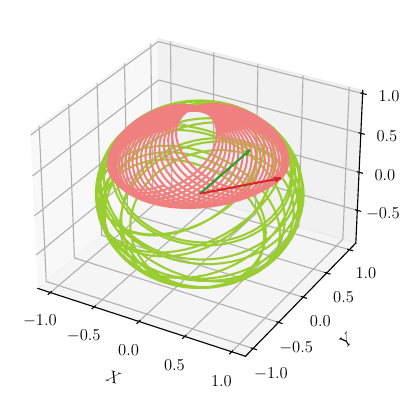

Recreate this plot in Python.
import numpy as np
import matplotlib.pyplot as plt
import numpy as np
import matplotlib.pyplot as plt
from numpy import log10 as lg
from numpy import pi as pi
from scipy.interpolate import interp1d as sp_interp1d
from scipy.interpolate import splrep,splev
from scipy.integrate import odeint
from scipy.integrate import ode
import warnings
import timeit
import scipy.optimize as opt
from matplotlib import cm
from astropy import constants as const
from astropy import units as u
from mpl_toolkits.axes_grid1.inset_locator import zoomed_inset_axes
from mpl_toolkits.axes_grid1.inset_locator import mark_inset


import matplotlib.font_manager as font_manager

plt.rcParams['xtick.labelsize'] = 12
plt.rcParams['ytick.labelsize'] = 12
plt.rcParams['xtick.direction'] = 'in'
plt.rcParams['ytick.direction'] = 'in'
plt.rcParams['xtick.major.size'] = 8
plt.rcParams['ytick.major.size'] = 8
plt.rcParams['xtick.minor.size'] = 4
plt.rcParams['ytick.minor.size'] = 4
plt.rcParams['xtick.top'] = True
plt.rcParams['ytick.right'] = True
plt.rcParams['axes.labelpad'] = 8.0
plt.rcParams['figure.constrained_layout.h_pad'] = 0
plt.rcParams['text.usetex'] = True
plt.rc('text', usetex=True)
plt.rcParams['font.sans-serif'] = ['Times New Roman']
plt.tick_params(axis='both', which='minor', labelsize=18)
import matplotlib.ticker
from matplotlib.ticker import (MultipleLocator, FormatStrFormatter,
                               AutoMinorLocator)


colorset=['tab:blue', 'tab:orange', 'tab:green', 'tab:red', 'tab:purple']   
colorset2 = [ 'lightcoral', 'yellowgreen', 'dodgerblue'] 
colorset3 = ['brown', 'goldenrod', 'olivedrab', 'mediumturquoise', 'royalblue' ]


# time, alpha, beta, gamma, e_x, e_z 
data = np.genfromtxt('data_precession.dat')
c0, c1, c2, c3, c4, c5, c6, c7, c8, c9 = data[:, 0], data[:, 1], data[:, 2], data[:, 3], data[:, 4], data[:, 5], data[:, 6], data[:, 7], data[:, 8], data[:, 9]

# Ntrim = 5000 (sp1), 8000 (sp2), 1000 (tp1), 5000 (tp2)
Ntrim = 1200
c51=c5[:Ntrim]
c61=c6[:Ntrim]
c71=c7[:Ntrim]
c81=c8[:Ntrim]
c91=c9[:Ntrim]
c41=c4[:Ntrim]

fig = plt.figure()
ax = fig.add_subplot(projection='3d')


ax.set_xlabel(r'$ X $', fontsize=12)
ax.set_ylabel(r'$ Y $', fontsize=12)
ax.set_zlabel(r'$ Z $', fontsize=12)
    

alr = 0.08

ax.quiver(0, 0, 0, c7[0], c8[0], c9[0], color=colorset[3], arrow_length_ratio = alr)
ax.quiver(0, 0, 0, c4[0], c5[0], c6[0], color=colorset[2], arrow_length_ratio = alr, length = 1)
#ax.quiver(0, 0, 0, c9[0]*c7[0]-c10[0]*c6[0], c10[0]*c5[0]-c8[0]*c7[0], c8[0]*c6[0]-c9[0]*c5[0], color='red', arrow_length_ratio = alr, length = 0.4)

#ax.quiver(0, 0, 0, c8[Ntrim-1], c9[Ntrim-1], c10[Ntrim-1], color='red', arrow_length_ratio = alr, linestyle = ':')
#ax.quiver(0, 0, 0, c5[Ntrim-1], c6[Ntrim-1], c7[Ntrim-1], color='red', arrow_length_ratio = alr, length = 1, linestyle = ':')
#ax.quiver(0, 0, 0, c9[Ntrim-1]*c7[Ntrim-1]-c10[Ntrim-1]*c6[Ntrim-1], c10[Ntrim-1]*c5[Ntrim-1]-c8[Ntrim-1]*c7[Ntrim-1], c8[Ntrim-1]*c6[Ntrim-1]-c9[Ntrim-1]*c5[Ntrim-1], color='green', arrow_length_ratio = alr, length = 0.4)

ax.plot(c41,c51,c61, color=colorset2[1] )
ax.plot(c71,c81,c91, color=colorset2[0] )




plt.savefig("plot_precession.pdf", format='pdf', bbox_inches="tight")

#plt.show()
